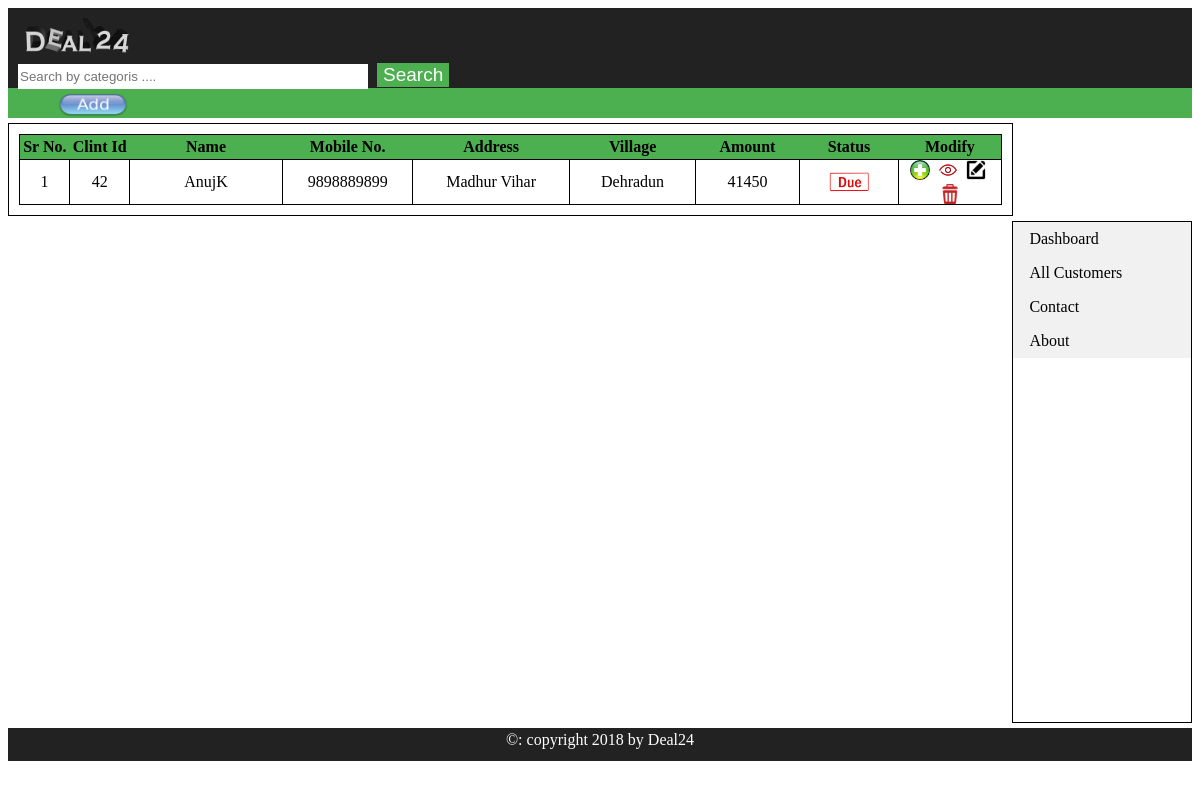
The page /result.php on the database its author committed.
### tables this page shows
CREATE TABLE `costumers` (
  `cos_id` int(10) NOT NULL,
  `cos_name` text NOT NULL,
  `mobile` varchar(15) NOT NULL,
  `village` text NOT NULL,
  `p_status` text NOT NULL,
  `cos_address` text NOT NULL,
  `date` timestamp NOT NULL DEFAULT current_timestamp()
);

### result.php (the view, shortened to what this page needs)
<?php
include("includes/db24.php");
?>
<html>
<head>
 <body>
  <div class="header"><img src="images/logo10.png" height="40" width="120">
                         <form method="get" action="result.php" enctype="multipart/form-data">
							<input type="text" name="user_query" placeholder="Search by categoris ...." style="border:none;height:25px;width:350px;"/>
							<input type="submit"name="search" value="Search" style="font-size:19px;margin:5px;background:#4caf50;border:none;color:#fff;" />
						</form>
  </div>
  <div class="navbar"><a href="add_costumer.php"><img src="images/add1.png" height="24" width="70"></a></div>
  <div class="left_content">
			<table>
			<tr>
			<th align="center" style="width:50px;">Sr No.</th>
            <th align="center" style="width:60px;">Clint Id</th>
            <th align="center" style="width:180px;">Name</th>
			<th align="center" style="width:140px;">Mobile No.</th>
			<th align="center" style="width:180px;">Address</th>
			<th align="center" style="width:140px;">Village</th>
			<th align="center" style="width:110px;">Amount</th>
			<th align="center" style="width:110px;">Status</th>
			<th align="center" style="width:110px;">Modify</th>
			</tr>
<?php
       $i=0;
		$get_costumers="select*from costumers order by 1 DESC;";
		$run_costumers=mysqli_query($con, $get_costumers);
		while ($row_costumers=mysqli_fetch_array($run_costumers)){
			$cos_id = $row_costumers['cos_id'];
			$cos_name = $row_costumers['cos_name'];
			$cos_mob = $row_costumers['mobile'];
			$cos_add = $row_costumers['cos_address'];
			$cos_village = $row_costumers['village'];
			$i++;
         $total=0;
			$pro_price="select*from entery WHERE cos_id='$cos_id'";
			$run_pro_price=mysqli_query($con,$pro_price);
			while($p_price=mysqli_fetch_array($run_pro_price)){
			$amount=array($p_price['price']);
			$values=array_sum($amount);
			$total +=$values;
			}
			if($total=='0'){
				$u_status="<img src='images/paid.png' width='40'height='20'>";
			}
			  else{
				 $u_status="<img src='images/due.png' width='40'height='20'>";
			      }
	     ?>
			<tr>
			<td align="center" ><?php echo $i; ?></td>
            <td align="center" ><?php echo $cos_id; ?></td>
            <td align="center" ><?php echo $cos_name; ?></td>
			<td align="center" ><?php echo $cos_mob; ?></td>
			<td align="center" ><?php echo $cos_add; ?></td>
			<td align="center" ><?php echo $cos_village; ?></td>
			<td align="center" ><?php echo $total; ?></td>
			<td align="center" ><?php echo $u_status; ?></td>
			<td align="center" style="width:100px;">
			<a href="addin_costumer.php?cos_id=<?php echo $cos_id; ?>"><img src="images/add.png"width="20"height="20"></a>&nbsp;
			<a href="view_costumer.php?cos_id=<?php echo $cos_id; ?>"><img src="images/view.png"width="20"height="20"></a>&nbsp;
			<a href="edit_costumer.php?cos_id=<?php echo $cos_id; ?>"><img src="images/edit.png"width="20"height="20"></a>&nbsp;
			<a href="delete.php?cos_id=<?php echo $cos_id; ?>"><img src="images/delete.png" width="20"height="20"></a></td>
			</tr>
		<?php } ?>
      </table>
  </div>
  <div class="right_content">
    <ul>
	   <li><a href="index.php">Dashboard</a></li>
       <li><a href="all_costumer.php">All Customers</a></li>
       <li><a href="#contact">Contact</a></li>
       <li><a href="#about">About</a></li>
    </ul>
  </div>
  <div class="footer"><div align="center" class="footer_text">&copy: copyright 2018 by Deal24</div></div>
 </body>
</html>

### result.php (style rules this page uses)
.header { padding-top:10px; padding-left:10px; height:70px; width:auto; background:#222; }
.navbar { padding-top:5px; padding-left:50px; height:25px; width:auto; background:#4caf50; }
.left_content { float:left; padding:10px; margin-top:5px; height:auto; width:83%; background:#fff; border:1px solid black; }
table,td { padding:0px; border:1px solid black; border-collapse: collapse; }
th { background:#4caf50; padding:3px; }
.right_content { float:right; margin-top:5px; height:500px; width:15%; background:#fff; border:1px solid black; }
ul { list-style-type: none; margin: 0; padding: 0; width: 100%; background-color: #f1f1f1; }
li a { display: block; color: #000; padding: 8px 16px; text-decoration: none; }
.footer { margin-top:5px; padding-top:3px; float:left; height:30px; width:100%; background:#222; }
.footer_text { color:#fff; }

### rows shown on the page
costumers: cos_id "42", cos_name "AnujK", mobile "9898889899", cos_address "Madhur Vihar", village "Dehradun", total "41450"
